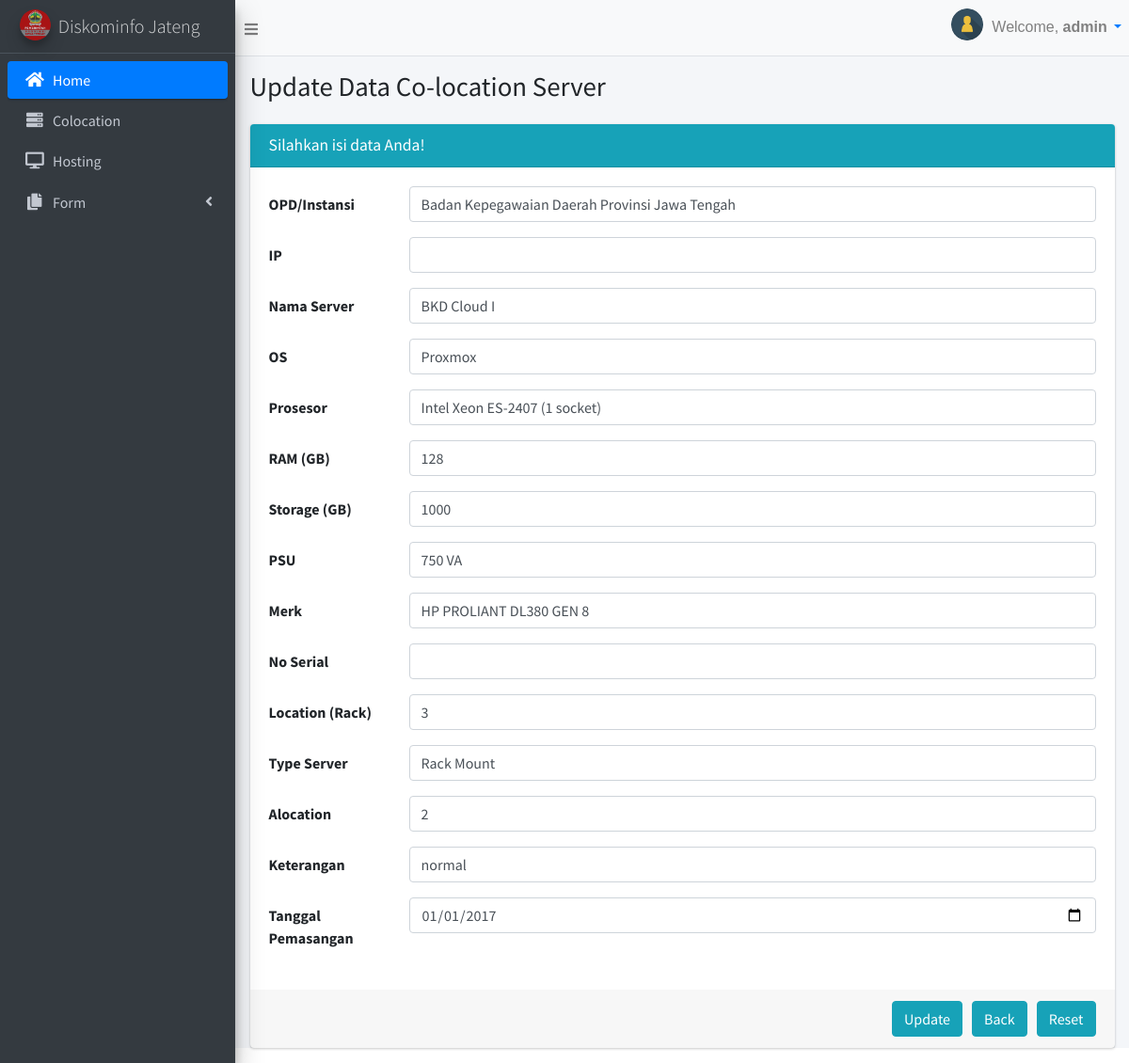
Page /pages/edit_colocation.php?id=1 (signed in) on the committed database.
### tables this page shows
CREATE TABLE `colocation` (
  `no` int(11) NOT NULL,
  `instansi` varchar(255) DEFAULT NULL,
  `ip` varchar(255) DEFAULT NULL,
  `nama_server` varchar(255) DEFAULT NULL,
  `os` varchar(255) DEFAULT NULL,
  `prosesor` varchar(255) DEFAULT NULL,
  `ram` varchar(255) DEFAULT NULL,
  `storage` varchar(255) DEFAULT NULL,
  `psu` varchar(255) DEFAULT NULL,
  `merk` varchar(255) DEFAULT NULL,
  `serial_number` varchar(255) DEFAULT NULL,
  `location` int(11) DEFAULT NULL,
  `type_server` varchar(255) DEFAULT NULL,
  `allocation` int(255) DEFAULT NULL,
  `keterangan` varchar(255) DEFAULT NULL,
  `tgl_pemasangan` date DEFAULT NULL
);

### pages/edit_colocation.php (the view, shortened to what this page needs)
<?php include 'dashboard.php' ?>
<?php
include "../db/koneksi2.php";
$id = $_GET['id'];
$query = mysqli_query($connect, "select * from colocation where no='$id'") or die(mysqli_error($connect));
while ($res = mysqli_fetch_array($query)) {
    $instansi   = $res['instansi'];
    $ip  = $res['ip'];
    $nama_server   = $res['nama_server'];
    $os   = $res['os'];
    $prosesor  = $res['prosesor'];
    $ram   = $res['ram'];
    $storage  = $res['storage'];
    $psu   = $res['psu'];
    $merk   = $res['merk'];
    $serial_number   = $res['serial_number'];
    $location   = $res['location'];
    $type_server   = $res['type_server'];
    $allocation   = $res['allocation'];
    $keterangan   = $res['keterangan'];
    $tgl_pemasangan  = $res['tgl_pemasangan'];
}
?>
  <div class="content-wrapper">
    <section class="content-header">
      <div class="container-fluid">
        <div class="row mb-2">
          <div class="col-sm-6">
            <h1>Update Data Co-location Server</h1>
          </div>
        </div>
      </div>
    </section>
    <section class="content">
      <div class="container-fluid">
            <div class="card card-info">
              <div class="card-header">
                <h4 class="card-title">Silahkan isi data Anda!</h4>
              </div>
              <form class="form-horizontal" action="../db/aksi_editcolocation.php?no=<?php echo $id; ?>" method='post'>
                <div class="card-body">
                  <div class="form-group row">
                    <label for="instansi" class="col-sm-2 col-form-label">OPD/Instansi</label>
                    <div class="col-sm-10">
                      <input value="<?php echo $instansi; ?>" class="form-control" type="text" name="instansi" value="<?php echo $row['instansi']; ?>" placeholder=" ">
                    </div>
                  </div>
                  <div class="form-group row">
                    <label for="ip" class="col-sm-2 col-form-label">IP</label>
                    <div class="col-sm-10">
                     <input value="<?php echo $ip; ?>" class="form-control" type="text" name='ip' value="<?php echo $row['ip']; ?>">
                    </div>
                  </div>
                  <div class="form-group row">
                    <label for="nama_server" class="col-sm-2 col-form-label">Nama Server</label>
                    <div class="col-sm-10">
                      <input value="<?php echo $nama_server; ?>" class="form-control" type="text" name='nama_server' value="<?php echo $row['nama_server']; ?>" placeholder=" ">
                    </div>
                  </div>
                  <div class="form-group row">
                    <label for="os" class="col-sm-2 col-form-label">OS</label>
                    <div class="col-sm-10">
                      <input value="<?php echo $os; ?>" class="form-control" type="text" name="os" value="<?php echo $row['os']; ?>" placeholder=" ">
                    </div>
                  </div>
                  <div class="form-group row">
                    <label for="prosesor" class="col-sm-2 col-form-label">Prosesor</label>
                    <div class="col-sm-10">
                      <input value="<?php echo $prosesor; ?>" class="form-control" type="text" name='prosesor' value="<?php echo $row['prosesor']; ?>" placeholder=" ">
                    </div>
                  </div>
                  <div class="form-group row">
                    <label for="ram" class="col-sm-2 col-form-label">RAM (GB)</label>
                    <div class="col-sm-10">
                      <input value="<?php echo $ram; ?>" class="form-control" type="text" name="ram" value="<?php echo $row['ram']; ?>" placeholder=" ">
                    </div>
                  </div>
                  <div class="form-group row">
                    <label for="storage" class="col-sm-2 col-form-label">Storage (GB)</label>
                    <div class="col-sm-10">
                      <input value="<?php echo $storage; ?>" class="form-control" type="text" name="storage" value="<?php echo $row['storage']; ?>" placeholder=" ">
                    </div>
                  </div>
                  <div class="form-group row">
                    <label for="psu" class="col-sm-2 col-form-label">PSU</label>
                    <div class="col-sm-10">
                      <input value="<?php echo $psu; ?>" class="form-control" type="text" name='psu' value="<?php echo $row['psu']; ?>" placeholder=" ">
                    </div>
                  </div>
                  <div class="form-group row">
                    <label for="merk" class="col-sm-2 col-form-label">Merk</label>
                    <div class="col-sm-10">
                      <input value="<?php echo $merk; ?>" class="form-control" type="text" name='merk' value="<?php echo $row['merk']; ?>" placeholder=" ">
                    </div>
                  </div>
                  <div class="form-group row">
                    <label for="serial_number" class="col-sm-2 col-form-label">No Serial</label>
                    <div class="col-sm-10">
                      <input value="<?php echo $serial_number; ?>" class="form-control" type="text" name='serial_number' value="<?php echo $row['serial_number']; ?>" placeholder=" ">
                    </div>
                  </div>
                  <div class="form-group row">
                    <label for="prosesor" class="col-sm-2 col-form-label">Location (Rack)</label>
                    <div class="col-sm-10">
                      <input value="<?php echo $location; ?>" class="form-control" type="text" name='location' value="<?php echo $row['location']; ?>" placeholder=" ">
                    </div>
                  </div>
                  <div class="form-group row">
                    <label for="type_server" class="col-sm-2 col-form-label">Type Server</label>
                    <div class="col-sm-10">
                      <input value="<?php echo $type_server; ?>" class="form-control" type="text" name='type_server' value="<?php echo $row['type_server']; ?>" placeholder=" ">
                    </div>
                  </div>
                  <div class="form-group row">
                    <label for="allocation" class="col-sm-2 col-form-label">Alocation</label>
                    <div class="col-sm-10">
                      <input value="<?php echo $allocation; ?>"class="form-control" type="text" name='allocation' value="<?php echo $row['allocation']; ?>"  placeholder=" ">
                    </div>
                  </div>
                  <div class="form-group row">
                    <label for="keterangan" class="col-sm-2 col-form-label">Keterangan</label>
                    <div class="col-sm-10">
                      <input value="<?php echo $keterangan; ?>" class="form-control" type="text" name='keterangan' value="<?php echo $row['keterangan']; ?>" placeholder=" ">
                    </div>
                  </div>
                  <div class="form-group row">
                    <label for="tgl_pemasangan" class="col-sm-2 col-form-label">Tanggal Pemasangan</label>
                    <div class="col-sm-10">
                      <input value="<?php echo $tgl_pemasangan; ?>" class="form-control" type="date" name='tgl_pemasangan' value="<?php echo $tgl_pemasangan; ?>" placeholder=" ">
                    </div>
                  </div>
                </div>
                <div class="card-footer" style="display: flex; justify-content: flex-end;">
                  <button type="submit" class="btn btn-info">Update<a href="datacolocation.php" class="fa m-l-7" aria-hidden="true""></a></button>
                  <a href="datacolocation.php"><button type="button" class="btn btn-info float-right" style=" margin: 0px 10px;">Back</button></a>
                  <button type="reset" class="btn btn-info">Reset</button>
                </div>
              </form>
            </div>
        </div>
      </div>
  </div>
<?php include 'end.php' ?>

### rows in the picture
colocation: instansi "Badan Kepegawaian Daerah Provinsi Jawa Tengah", nama_server "BKD Cloud I", os "Proxmox", prosesor "Intel Xeon ES-2407 (1 socket)", ram "128", storage "1000", psu "750 VA", merk "HP PROLIANT DL380 GEN 8", location "3", type_server "Rack Mount", allocation "2", keterangan "normal", tgl_pemasangan "01/01/2017"

### other values in the picture
$_SESSION['username'] "admin"
